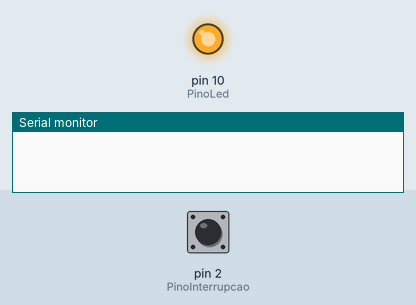
A sketch run on a simulated Arduino Uno, built with avr-gcc and run on an emulated ATmega328P. Shown: output pins drawn as LEDs (lit = HIGH), the last lines printed to the serial monitor. Inputs (shaded band) come from the test bench; at power-on: pin 2 (PinoInterrupcao) HIGH.

Above: at 1.2 s.
1.3 s: pin 2 (PinoInterrupcao) pulled LOW for 0.15 s
At 1.7 s:
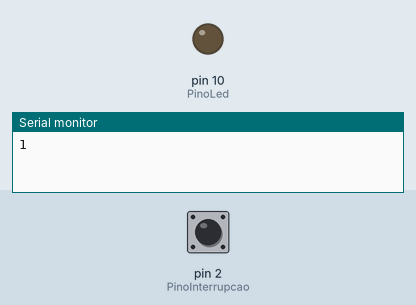
2.9 s: pin 2 (PinoInterrupcao) pulled LOW for 1 s
At 4.1 s:
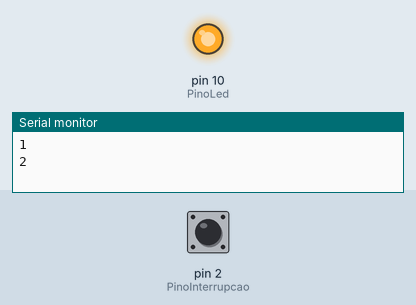
5.4 s: pin 2 (PinoInterrupcao) pulled LOW for 3.2 s
At 6.0 s:
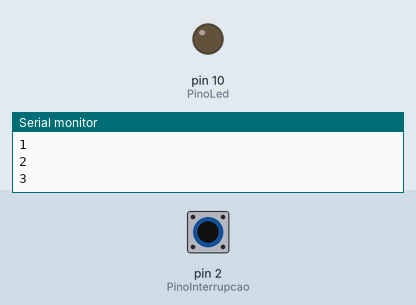
Timing chart, 0 to 8.4 s (numbered marks = the images above; inputs shaded):
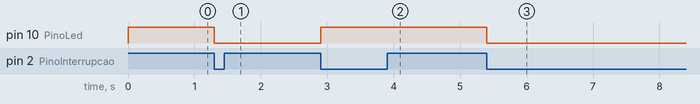

The sketch:

project11.ino
```cpp
#define PinoLed 10
#define PinoInterrupcao 2

int Contador = 0;

void setup(){
  Serial.begin(9600);

  pinMode(PinoLed, OUTPUT);
  pinMode(PinoInterrupcao, INPUT);

  attachInterrupt(digitalPinToInterrupt(PinoInterrupcao), Interrupcao, FALLING);

  digitalWrite(PinoLed, HIGH);
}

void loop(){

}

void Interrupcao(){
  Serial.println(++Contador);
  digitalWrite(PinoLed, !digitalRead(PinoLed));
}
```

Measured:
- after the input at 1.3 s, pin 10 (PinoLed): HIGH → LOW at once
- after the input at 2.9 s, pin 10 (PinoLed): LOW → HIGH at once
- after the input at 5.4 s, pin 10 (PinoLed): HIGH → LOW at once
